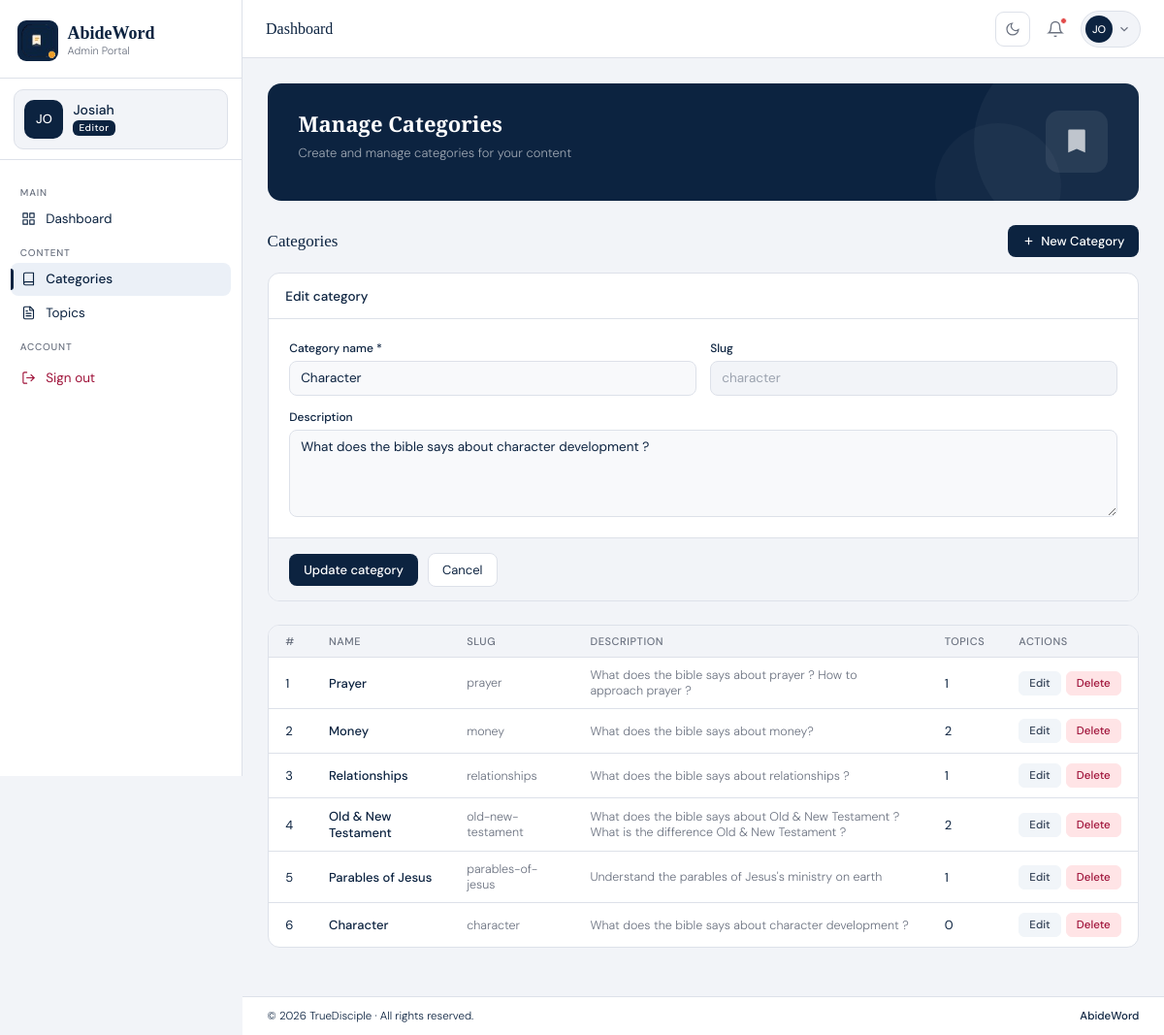
The page /admin/categories/6/edit (signed in) on the database its author committed.
### models.py (models this page shows)
class User(UserMixin, db.Model):
    id = db.Column(db.Integer, primary_key=True, autoincrement=True)
    name = db.Column(db.String(100), nullable=False)
    email = db.Column(db.String(120), nullable=False, unique=True)
    password_hash = db.Column(db.String(255), nullable=False)
    photo = db.Column(db.String(255))
    role = db.Column(db.String(20), default='admin')
    is_super_admin = db.Column(db.Boolean, default=False)
    is_active = db.Column(db.Boolean, default=True)
    created_at = db.Column(db.DateTime, default=datetime.utcnow)
    last_login = db.Column(db.DateTime)

class Category(db.Model):
    id = db.Column(db.Integer, primary_key=True, autoincrement=True)
    name = db.Column(db.String(100), nullable=False)
    slug = db.Column(db.String(100), nullable=False, unique=True)
    description = db.Column(db.Text)
    created_at = db.Column(db.DateTime, default=datetime.utcnow)
    abide_words = db.relationship('Topics', backref='category', lazy=True)

### app.py (the view, shortened to what this page needs)
@app.route('/admin/categories/<int:id>/edit', methods=['GET', 'POST'])
@login_required
def edit_category(id):
    category = Category.query.get_or_404(id)
    categories = Category.query.all()
    return render_template('admin/categories.html', categories=categories, category_count=len(categories), edit_category=category)

### app.py (called while the page is built)
@login_manager.user_loader
def load_user(user_id):
    return User.query.get(int(user_id))

### templates/admin/categories.html (shortened to what this page needs)
<!DOCTYPE html>
<html lang="en">
<head>
<link rel="stylesheet" href="{{ url_for('static', filename='css/style.css') }}"/>
</head>
<body>
<div class="layout">
{% include 'admin/components/sidebar.html' %}
<div class="main">
  {% include 'admin/components/topbar.html' %}
  <main class="content">
    <div class="banner">
      <div class="banner-text">
        <div class="banner-title">Manage Categories</div>
        <div class="banner-sub">Create and manage categories for your content</div>
      </div>
      <div class="banner-icon">
        <svg viewBox="0 0 24 24"><path d="M6 2h12a1 1 0 011 1v18l-7-3-7 3V3a1 1 0 011-1z"/></svg>
      </div>
    </div>
    <div id="page-categories" class="page-content active">
      <div class="section-header">
        <span class="section-title">Categories</span>
        <button class="btn-primary" onclick="toggleForm('catForm')">
          <svg viewBox="0 0 24 24"><line x1="12" y1="5" x2="12" y2="19"/><line x1="5" y1="12" x2="19" y2="12"/></svg>
          New Category
        </button>
      </div>
      {% if edit_category %}
      <div class="full-panel" id="editForm" style="display:block;">
        <div class="panel-header">
          <span class="panel-title">Edit category</span>
        </div>
        <form action="/admin/categories/{{ edit_category.id }}/edit" method="POST" id="editCategoryForm">
          <div class="form-section">
            <div class="form-grid">
              <div class="form-field">
                <label>Category name *</label>
                <input type="text" name="name" value="{{ edit_category.name }}" required oninput="autoSlug(this,'editCatSlug')"/>
              </div>
              <div class="form-field">
                <label>Slug</label>
                <input type="text" name="slug" id="editCatSlug" value="{{ edit_category.slug }}" class="ro-field" readonly/>
              </div>
              <div class="form-field full">
                <label>Description</label>
                <textarea name="description">{{ edit_category.description or '' }}</textarea>
              </div>
            </div>
          </div>
          <div class="form-actions">
            <button type="submit" class="btn-primary" onclick="showEditPopup(event)">Update category</button>
            <a href="/admin/categories" class="btn-secondary" style="text-decoration: none;">Cancel</a>
          </div>
        </form>
      </div>
      {% endif %}
      <div class="full-panel">
        <div class="table-wrap">
          <table>
            <thead><tr><th>#</th><th>Name</th><th>Slug</th><th>Description</th><th>Topics</th><th>Actions</th></tr></thead>
            <tbody>
              {% for category in categories %}
              <tr>
                <td>{{ loop.index }}</td>
                <td class="td-bold">{{ category.name }}</td>
                <td class="td-muted">{{ category.slug }}</td>
                <td class="td-muted">{{ category.description or '-' }}</td>
                <td>{{ category.abide_words|length }}</td>
                <td>
                  <div class="action-btns">
                    <form action="/admin/categories/{{ category.id }}/edit" method="GET" style="display:inline;">
                      <button type="submit" class="btn-e">Edit</button>
                    </form>
                    <form action="/admin/categories/{{ category.id }}/delete" method="POST" style="display:inline;">
                      <button type="submit" class="btn-d" onclick="showDeletePopup(event)">Delete</button>
                    </form>
                  </div>
                </td>
              </tr>
              {% endfor %}
            </tbody>
          </table>
        </div>
      </div>
    </div>
  </main>
  {% include 'admin/components/footer.html' %}
</div>
</div>
</body>
</html>

### templates/admin/components/sidebar.html (shortened to what this page needs)
<aside class="sidebar" id="sidebar">
  <div class="sidebar-header">
    <div class="s-logo">
      <img src="{{ url_for('static', filename='img/logo.png') }}" alt="AbideWord Logo"/>
    </div>
    <div>
      <div class="s-brand">AbideWord</div>
      <div class="s-tag">Admin Portal</div>
    </div>
  </div>
  <div class="sidebar-profile-wrapper">
    <div href="/admin/profile" class="sidebar-profile-chip">
      <div class="sidebar-chip-avatar">
        {% if current_user.photo %}
          <img src="{{ url_for('static', filename='uploads/users/' + current_user.photo) }}" alt="{{ current_user.name }}"/>
        {% else %}
          {{ current_user.name[:2].upper() }}
        {% endif %}
      </div>
      <div class="sidebar-chip-info">
        <span class="sidebar-chip-name">{{ current_user.name }}</span>
        <span class="sidebar-chip-role">{{ 'Super Admin' if current_user.is_super_admin else current_user.role|capitalize }}</span>
      </div>
    </div>
  </div>
  <nav class="sidebar-nav">
    <div class="nav-label">Main</div>
    <a href="/admin" class="nav-item">
      <svg viewBox="0 0 24 24" fill="none" stroke="currentColor" stroke-width="2" stroke-linecap="round" stroke-linejoin="round"><rect x="3" y="3" width="7" height="7"/><rect x="14" y="3" width="7" height="7"/><rect x="14" y="14" width="7" height="7"/><rect x="3" y="14" width="7" height="7"/></svg>
      Dashboard
    </a>
    <div class="nav-label">Content</div>
    <a href="/admin/categories" class="nav-item">
      <svg viewBox="0 0 24 24" fill="none" stroke="currentColor" stroke-width="2" stroke-linecap="round" stroke-linejoin="round"><path d="M4 19.5A2.5 2.5 0 0 1 6.5 17H20"/><path d="M6.5 2H20v20H6.5A2.5 2.5 0 0 1 4 19.5v-15A2.5 2.5 0 0 1 6.5 2z"/></svg>
      Categories
    </a>
    <a href="/admin/topics" class="nav-item">
      Topics
    </a>
    <div class="nav-label">Account</div>
    <button class="nav-item logout" onclick="window.location.href='/logout'">
      <svg viewBox="0 0 24 24" fill="none" stroke="currentColor" stroke-width="2" stroke-linecap="round" stroke-linejoin="round"><path d="M9 21H5a2 2 0 0 1-2-2V5a2 2 0 0 1 2-2h4"/><polyline points="16 17 21 12 16 7"/><line x1="21" y1="12" x2="9" y2="12"/></svg>
      Sign out
    </button>
  </nav>
</aside>

### templates/admin/components/topbar.html (shortened to what this page needs)
<header class="topbar">
  <span class="page-title" id="pageLabel">Dashboard</span>
  <div class="topbar-right">
    <button class="theme-toggle" onclick="toggleTheme()" title="Toggle dark mode" id="themeBtn">
      <svg id="themeIcon" viewBox="0 0 24 24"><path d="M21 12.79A9 9 0 1111.21 3 7 7 0 0021 12.79z"/></svg>
    </button>
    <button class="icon-btn" onclick="toggleNotif()" title="Notifications">
      <svg viewBox="0 0 24 24"><path d="M18 8A6 6 0 006 8c0 7-3 9-3 9h18s-3-2-3-9"/><path d="M13.73 21a2 2 0 01-3.46 0"/></svg>
      <span class="notif-dot"></span>
    </button>
    <div class="profile-chip">
      <div class="chip-avatar">
        {% if current_user.photo %}
          <img src="{{ url_for('static', filename='uploads/users/' + current_user.photo) }}" alt="{{ current_user.name }}"/>
        {% else %}
          {{ current_user.name[:2].upper() }}
        {% endif %}
      </div>
      <button class="chip-drop" onclick="toggleProfileDrop()">
        <svg viewBox="0 0 24 24"><path d="M6 9l6 6 6-6"/></svg>
      </button>
    </div>
  </div>
</header>

### rows shown on the page
User: name "JO", name "Josiah", is_super_admin+role "Editor"
Category: name "Character", slug "character", description "What does the bible says about character development ?", abide_words|length "0"
Category: name "Prayer", slug "prayer", description "What does the bible says about prayer ? How to approach prayer ?", abide_words|length "1"
Category: name "Money", slug "money", description "What does the bible says about money?", abide_words|length "2"
Category: name "Relationships", slug "relationships", description "What does the bible says about relationships ?", abide_words|length "1"
Category: name "Old & New Testament", slug "old-new-testament", description "What does the bible says about Old & New Testament ? What is the difference Old & New Testament ?", abide_words|length "2"
Category: name "Parables of Jesus", slug "parables-of-jesus", description "Understand the parables of Jesus's ministry on earth", abide_words|length "1"
